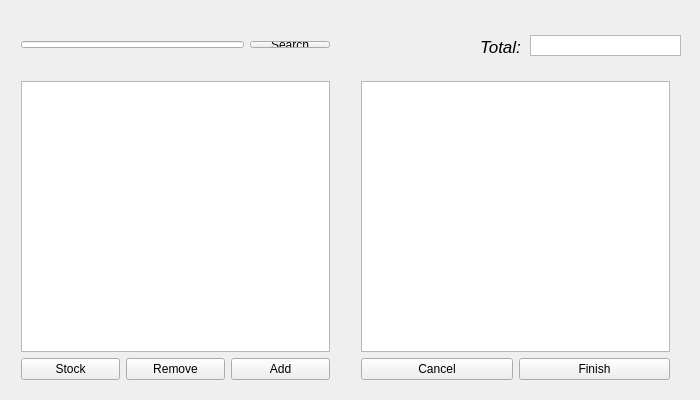
<?xml version="1.0" encoding="UTF-8"?>
<ui version="4.0">
 <class>MainWindow</class>
 <widget class="QMainWindow" name="MainWindow">
  <property name="geometry">
   <rect>
    <x>0</x>
    <y>0</y>
    <width>700</width>
    <height>400</height>
   </rect>
  </property>
  <property name="sizePolicy">
   <sizepolicy hsizetype="Fixed" vsizetype="Fixed">
    <horstretch>0</horstretch>
    <verstretch>0</verstretch>
   </sizepolicy>
  </property>
  <property name="windowTitle">
   <string>MainWindow</string>
  </property>
  <widget class="QWidget" name="centralWidget">
   <widget class="QLabel" name="label">
    <property name="geometry">
     <rect>
      <x>480</x>
      <y>38</y>
      <width>67</width>
      <height>17</height>
     </rect>
    </property>
    <property name="font">
     <font>
      <pointsize>13</pointsize>
      <weight>50</weight>
      <italic>true</italic>
      <bold>false</bold>
      <underline>false</underline>
     </font>
    </property>
    <property name="text">
     <string>Total:</string>
    </property>
   </widget>
   <widget class="QListView" name="valueView">
    <property name="geometry">
     <rect>
      <x>530</x>
      <y>35</y>
      <width>151</width>
      <height>21</height>
     </rect>
    </property>
   </widget>
   <widget class="QWidget" name="layoutWidget">
    <property name="geometry">
     <rect>
      <x>10</x>
      <y>30</y>
      <width>331</width>
      <height>29</height>
     </rect>
    </property>
    <layout class="QHBoxLayout" name="horizontalLayout">
     <item>
      <widget class="QLineEdit" name="searchWidget"/>
     </item>
     <item>
      <widget class="QPushButton" name="SearchButton">
       <property name="text">
        <string>Search</string>
       </property>
      </widget>
     </item>
    </layout>
   </widget>
   <widget class="QWidget" name="">
    <property name="geometry">
     <rect>
      <x>10</x>
      <y>70</y>
      <width>331</width>
      <height>321</height>
     </rect>
    </property>
    <layout class="QGridLayout" name="gridLayout">
     <item row="0" column="0">
      <widget class="QTableView" name="productTable"/>
     </item>
     <item row="1" column="0">
      <layout class="QHBoxLayout" name="horizontalLayout_2">
       <item>
        <widget class="QPushButton" name="stockButton">
         <property name="text">
          <string>Stock</string>
         </property>
        </widget>
       </item>
       <item>
        <widget class="QPushButton" name="removeButton">
         <property name="text">
          <string>Remove</string>
         </property>
        </widget>
       </item>
       <item>
        <widget class="QPushButton" name="addButton">
         <property name="text">
          <string>Add</string>
         </property>
        </widget>
       </item>
      </layout>
     </item>
    </layout>
   </widget>
   <widget class="QWidget" name="">
    <property name="geometry">
     <rect>
      <x>350</x>
      <y>70</y>
      <width>331</width>
      <height>321</height>
     </rect>
    </property>
    <layout class="QGridLayout" name="gridLayout_2">
     <item row="0" column="0" colspan="2">
      <widget class="QTableView" name="orderTable"/>
     </item>
     <item row="1" column="0">
      <widget class="QPushButton" name="cancelButton">
       <property name="text">
        <string>Cancel</string>
       </property>
      </widget>
     </item>
     <item row="1" column="1">
      <widget class="QPushButton" name="finshButton">
       <property name="text">
        <string>Finish</string>
       </property>
      </widget>
     </item>
    </layout>
   </widget>
  </widget>
 </widget>
 <layoutdefault spacing="6" margin="11"/>
 <resources/>
 <connections/>
</ui>
